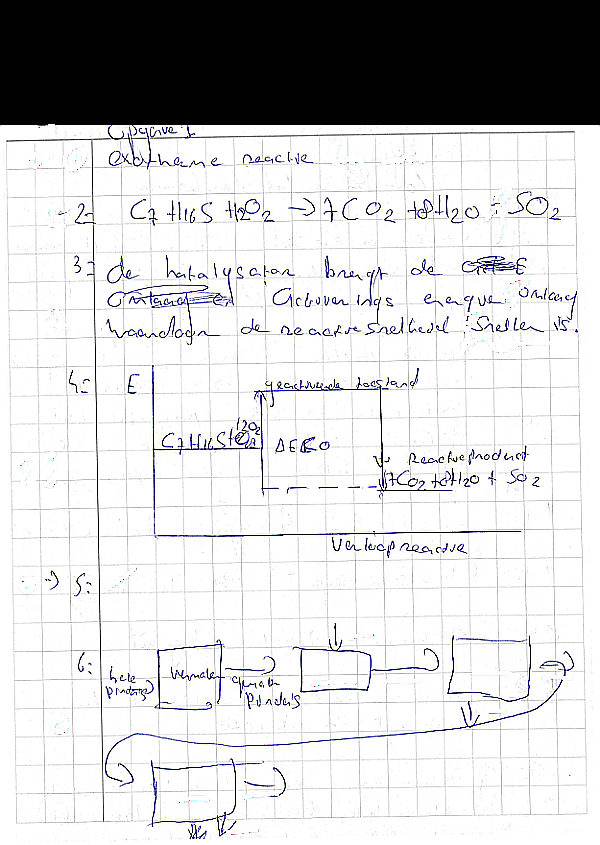
#> input picture color_correction_output/test.png, 600 x 845 px
$ python ai_section_detector.py
#> lines starting #> are read from the running program, lines starting #| are printed output that depends on the picture
import cv2
import pytesseract

# Path to the input image and the output image
image_path = 'color_correction_output/test.png'
output_image_path = 'section_output/output_with_text.png'
pytesseract.pytesseract.tesseract_cmd = r'C:\Program Files\Tesseract-OCR\tesseract.exe'

# Load the image
img = cv2.imread(image_path)
#> img is the input picture: shape (845, 600, 3); mean B, G, R 209.1, 207.7, 207.7

# Convert the image to grayscale
gray = cv2.cvtColor(img, cv2.COLOR_BGR2GRAY)
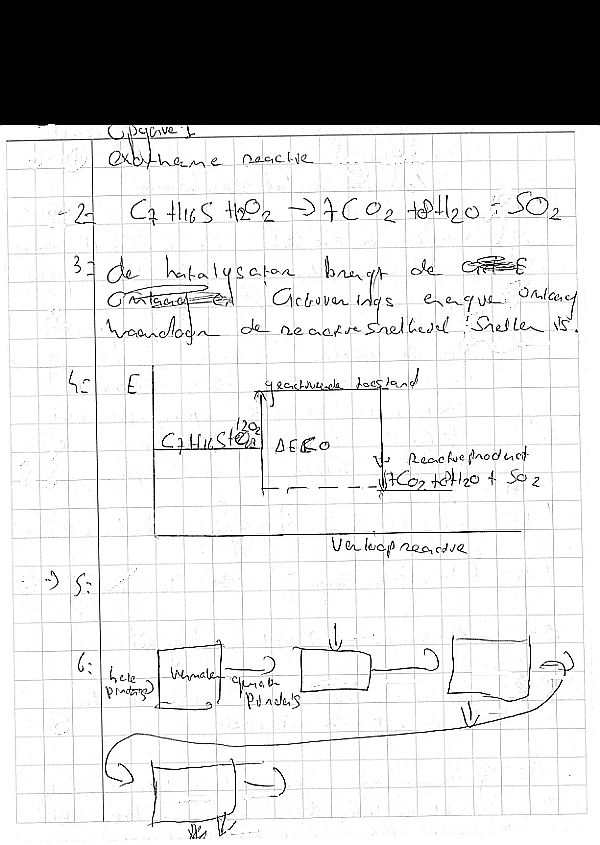
#> gray: shape (845, 600); min 0, max 255, mean 207.9

# Perform OCR and get bounding boxes of the detected text
h, w, _ = img.shape
#> h = 845; w = 600
#> (the run stopped early here; a loop or call above may not have finished)
